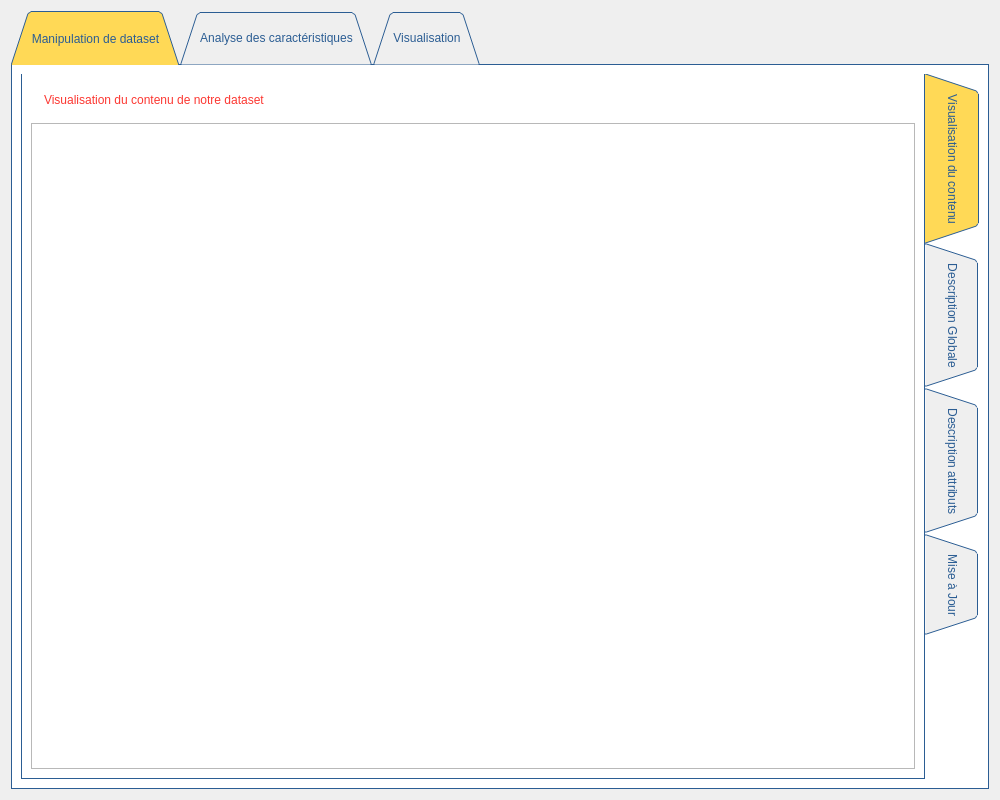
<?xml version="1.0" encoding="UTF-8"?>
<ui version="4.0">
 <class>Form</class>
 <widget class="QWidget" name="Form">
  <property name="windowModality">
   <enum>Qt::NonModal</enum>
  </property>
  <property name="geometry">
   <rect>
    <x>0</x>
    <y>0</y>
    <width>1000</width>
    <height>800</height>
   </rect>
  </property>
  <property name="windowTitle">
   <string>Data Mining Project Part 1</string>
  </property>
  <property name="styleSheet">
   <string notr="true"/>
  </property>
  <layout class="QGridLayout" name="gridLayout_3">
   <item row="0" column="0">
    <layout class="QGridLayout" name="gridLayout_2">
     <item row="0" column="0">
      <widget class="QTabWidget" name="tabWidget">
       <property name="styleSheet">
        <string notr="true">QTabWidget::pane {
  border: 1px solid rgb(43, 93, 147);
  top:-1px; 
  background: white;
} 

QTabBar::tab {
  background: rgb(255, 217, 86); 
  decoration:none;
  border: 5px dashed rgb(255, 217, 86); 
  padding: 15px;
  color:rgb(43, 93, 147);
} 

QTabBar::tab:selected { 
  background: rgb(255, 217, 86); 
  margin-bottom: -1px; 
}
QLabel{
	color:rgb(252, 55, 49);
font: 87 28pt &quot;Aileron Heavy&quot;;
padding:10px;
}

</string>
       </property>
       <property name="tabShape">
        <enum>QTabWidget::Triangular</enum>
       </property>
       <property name="currentIndex">
        <number>0</number>
       </property>
       <property name="documentMode">
        <bool>false</bool>
       </property>
       <property name="tabsClosable">
        <bool>false</bool>
       </property>
       <property name="movable">
        <bool>true</bool>
       </property>
       <property name="tabBarAutoHide">
        <bool>false</bool>
       </property>
       <widget class="QWidget" name="tab">
        <attribute name="title">
         <string>Manipulation de dataset</string>
        </attribute>
        <layout class="QHBoxLayout" name="horizontalLayout_2">
         <item>
          <layout class="QHBoxLayout" name="horizontalLayout">
           <item>
            <widget class="QTabWidget" name="tabWidget_2">
             <property name="styleSheet">
              <string notr="true">pane {
  border: 1px solid rgb(43, 93, 147);
  top:-1px; 
  background: white;
} 

tab {
  background: black; 
  decoration:none;
  border: 5px dashed black; 
  padding: 15px;
  color:rgb(43, 93, 147);
} 

tab:selected { 
  background: rgb(170, 170, 255); 
  margin-bottom: -1px; 
}</string>
             </property>
             <property name="tabPosition">
              <enum>QTabWidget::East</enum>
             </property>
             <property name="tabShape">
              <enum>QTabWidget::Triangular</enum>
             </property>
             <property name="currentIndex">
              <number>0</number>
             </property>
             <property name="elideMode">
              <enum>Qt::ElideLeft</enum>
             </property>
             <property name="movable">
              <bool>true</bool>
             </property>
             <property name="tabBarAutoHide">
              <bool>true</bool>
             </property>
             <widget class="QWidget" name="tab_5">
              <attribute name="title">
               <string>Visualisation du contenu</string>
              </attribute>
              <layout class="QVBoxLayout" name="verticalLayout_2">
               <item>
                <widget class="QLabel" name="label">
                 <property name="styleSheet">
                  <string notr="true"/>
                 </property>
                 <property name="text">
                  <string>Visualisation du contenu de notre dataset</string>
                 </property>
                </widget>
               </item>
               <item>
                <layout class="QVBoxLayout" name="verticalLayout">
                 <item>
                  <widget class="QTableView" name="tableView"/>
                 </item>
                </layout>
               </item>
              </layout>
             </widget>
             <widget class="QWidget" name="tab_7">
              <attribute name="title">
               <string>Description Globale</string>
              </attribute>
              <layout class="QVBoxLayout" name="verticalLayout_4">
               <item>
                <layout class="QVBoxLayout" name="verticalLayout_3">
                 <item>
                  <widget class="QLabel" name="label_2">
                   <property name="text">
                    <string>Description globale de notre dataset</string>
                   </property>
                  </widget>
                 </item>
                 <item>
                  <widget class="QTableView" name="tableView_2"/>
                 </item>
                </layout>
               </item>
              </layout>
             </widget>
             <widget class="QWidget" name="tab_8">
              <attribute name="title">
               <string>Description attributs</string>
              </attribute>
              <layout class="QVBoxLayout" name="verticalLayout_6">
               <item>
                <layout class="QVBoxLayout" name="verticalLayout_5">
                 <item>
                  <widget class="QLabel" name="label_3">
                   <property name="text">
                    <string>Description des attributs</string>
                   </property>
                  </widget>
                 </item>
                 <item>
                  <layout class="QFormLayout" name="formLayout">
                   <property name="rowWrapPolicy">
                    <enum>QFormLayout::DontWrapRows</enum>
                   </property>
                   <property name="formAlignment">
                    <set>Qt::AlignCenter</set>
                   </property>
                   <item row="1" column="0">
                    <widget class="QTableView" name="tableView_3">
                     <property name="minimumSize">
                      <size>
                       <width>500</width>
                       <height>200</height>
                      </size>
                     </property>
                    </widget>
                   </item>
                   <item row="1" column="1">
                    <widget class="QComboBox" name="comboBox">
                     <property name="maximumSize">
                      <size>
                       <width>300</width>
                       <height>16777215</height>
                      </size>
                     </property>
                    </widget>
                   </item>
                   <item row="0" column="1">
                    <widget class="QLabel" name="label_5">
                     <property name="maximumSize">
                      <size>
                       <width>350</width>
                       <height>200</height>
                      </size>
                     </property>
                     <property name="styleSheet">
                      <string notr="true">border-image: url(:/images/resources/growth-chart (1).png);</string>
                     </property>
                     <property name="text">
                      <string/>
                     </property>
                    </widget>
                   </item>
                   <item row="2" column="0">
                    <widget class="QLabel" name="label_21">
                     <property name="minimumSize">
                      <size>
                       <width>150</width>
                       <height>0</height>
                      </size>
                     </property>
                     <property name="styleSheet">
                      <string notr="true">border-image: url(:/images/resources/growth-graph.png);</string>
                     </property>
                     <property name="text">
                      <string/>
                     </property>
                    </widget>
                   </item>
                   <item row="2" column="1">
                    <widget class="QLabel" name="label_22">
                     <property name="maximumSize">
                      <size>
                       <width>150</width>
                       <height>16777215</height>
                      </size>
                     </property>
                     <property name="styleSheet">
                      <string notr="true">border-image: url(:/images/resources/money-growth.png);</string>
                     </property>
                     <property name="text">
                      <string/>
                     </property>
                    </widget>
                   </item>
                  </layout>
                 </item>
                </layout>
               </item>
              </layout>
             </widget>
             <widget class="QWidget" name="tab_9">
              <attribute name="title">
               <string>Mise à Jour</string>
              </attribute>
              <layout class="QVBoxLayout" name="verticalLayout_8">
               <item>
                <layout class="QVBoxLayout" name="verticalLayout_7">
                 <item>
                  <widget class="QLabel" name="label_4">
                   <property name="text">
                    <string>Mise à jour des attributs</string>
                   </property>
                  </widget>
                 </item>
                 <item>
                  <layout class="QHBoxLayout" name="horizontalLayout_5">
                   <item>
                    <widget class="QLabel" name="label_6">
                     <property name="maximumSize">
                      <size>
                       <width>300</width>
                       <height>50</height>
                      </size>
                     </property>
                     <property name="styleSheet">
                      <string notr="true">color:rgb(252, 55, 49);
font: 87 15pt &quot;Aileron Heavy&quot;;
padding:10px;</string>
                     </property>
                     <property name="text">
                      <string>Chercher</string>
                     </property>
                    </widget>
                   </item>
                   <item>
                    <widget class="QTextEdit" name="textEdit">
                     <property name="maximumSize">
                      <size>
                       <width>500</width>
                       <height>50</height>
                      </size>
                     </property>
                     <property name="styleSheet">
                      <string notr="true">color:rgb(43, 93, 147);
font: 20pt &quot;Roboto&quot;;
</string>
                     </property>
                    </widget>
                   </item>
                   <item>
                    <widget class="QComboBox" name="comboBox_2">
                     <property name="maximumSize">
                      <size>
                       <width>200</width>
                       <height>16777215</height>
                      </size>
                     </property>
                    </widget>
                   </item>
                  </layout>
                 </item>
                 <item>
                  <widget class="QTableView" name="tableView_4">
                   <property name="minimumSize">
                    <size>
                     <width>0</width>
                     <height>500</height>
                    </size>
                   </property>
                   <property name="styleSheet">
                    <string notr="true"/>
                   </property>
                  </widget>
                 </item>
                 <item>
                  <widget class="QPushButton" name="pushButton">
                   <property name="styleSheet">
                    <string notr="true">color:rgb(252, 55, 49);
font: 87 15pt &quot;Aileron Heavy&quot;;
padding:10px;
border: 2px solid rgb(252, 55, 49);
border-radius:20px;</string>
                   </property>
                   <property name="text">
                    <string>Modifier</string>
                   </property>
                  </widget>
                 </item>
                </layout>
               </item>
              </layout>
             </widget>
            </widget>
           </item>
          </layout>
         </item>
        </layout>
       </widget>
       <widget class="QWidget" name="tab_2">
        <attribute name="title">
         <string>Analyse des caractéristiques</string>
        </attribute>
        <layout class="QHBoxLayout" name="horizontalLayout_4">
         <item>
          <layout class="QHBoxLayout" name="horizontalLayout_3">
           <item>
            <widget class="QTabWidget" name="tabWidget_3">
             <property name="tabPosition">
              <enum>QTabWidget::East</enum>
             </property>
             <property name="tabShape">
              <enum>QTabWidget::Triangular</enum>
             </property>
             <property name="currentIndex">
              <number>3</number>
             </property>
             <widget class="QWidget" name="tab_6">
              <attribute name="title">
               <string>Tendances centrales et symétries</string>
              </attribute>
              <layout class="QVBoxLayout" name="verticalLayout_10">
               <item>
                <layout class="QVBoxLayout" name="verticalLayout_9">
                 <item>
                  <widget class="QLabel" name="label_7">
                   <property name="text">
                    <string>Mesures de tendances centrales et asymétrie</string>
                   </property>
                  </widget>
                 </item>
                 <item>
                  <layout class="QHBoxLayout" name="horizontalLayout_6">
                   <item>
                    <widget class="QLabel" name="label_8">
                     <property name="maximumSize">
                      <size>
                       <width>300</width>
                       <height>50</height>
                      </size>
                     </property>
                     <property name="styleSheet">
                      <string notr="true">color:rgb(252, 55, 49);
font: 87 15pt &quot;Aileron Heavy&quot;;
padding:10px;</string>
                     </property>
                     <property name="text">
                      <string>Chercher attribut</string>
                     </property>
                    </widget>
                   </item>
                   <item>
                    <widget class="QComboBox" name="comboBox_3">
                     <property name="maximumSize">
                      <size>
                       <width>300</width>
                       <height>30</height>
                      </size>
                     </property>
                    </widget>
                   </item>
                   <item>
                    <widget class="QLabel" name="label_9">
                     <property name="maximumSize">
                      <size>
                       <width>90</width>
                       <height>50</height>
                      </size>
                     </property>
                     <property name="styleSheet">
                      <string notr="true">border-image: url(:/images/resources/circle-chart.png);</string>
                     </property>
                     <property name="text">
                      <string/>
                     </property>
                    </widget>
                   </item>
                  </layout>
                 </item>
                </layout>
               </item>
               <item>
                <widget class="QTableView" name="tableView_5">
                 <property name="minimumSize">
                  <size>
                   <width>0</width>
                   <height>500</height>
                  </size>
                 </property>
                </widget>
               </item>
              </layout>
             </widget>
             <widget class="QWidget" name="tab_11">
              <attribute name="title">
               <string>Dispersion et Outliers</string>
              </attribute>
              <layout class="QVBoxLayout" name="verticalLayout_12">
               <item>
                <layout class="QVBoxLayout" name="verticalLayout_11">
                 <item>
                  <widget class="QLabel" name="label_10">
                   <property name="text">
                    <string>Mesures de dispersion et données abberantes</string>
                   </property>
                  </widget>
                 </item>
                 <item>
                  <layout class="QHBoxLayout" name="horizontalLayout_7">
                   <item>
                    <widget class="QLabel" name="label_11">
                     <property name="maximumSize">
                      <size>
                       <width>16777215</width>
                       <height>50</height>
                      </size>
                     </property>
                     <property name="styleSheet">
                      <string notr="true">color:rgb(252, 55, 49);
font: 87 15pt &quot;Aileron Heavy&quot;;
padding:10px;</string>
                     </property>
                     <property name="text">
                      <string>Chercher attribut</string>
                     </property>
                    </widget>
                   </item>
                   <item>
                    <widget class="QComboBox" name="comboBox_4">
                     <property name="maximumSize">
                      <size>
                       <width>300</width>
                       <height>30</height>
                      </size>
                     </property>
                    </widget>
                   </item>
                   <item>
                    <widget class="QLabel" name="label_12">
                     <property name="maximumSize">
                      <size>
                       <width>150</width>
                       <height>50</height>
                      </size>
                     </property>
                     <property name="styleSheet">
                      <string notr="true">border-image: url(:/images/resources/network-chart.png);</string>
                     </property>
                     <property name="text">
                      <string/>
                     </property>
                    </widget>
                   </item>
                  </layout>
                 </item>
                </layout>
               </item>
               <item>
                <widget class="QTableView" name="tableView_6"/>
               </item>
              </layout>
             </widget>
             <widget class="QWidget" name="tab_12">
              <attribute name="title">
               <string>Boite à Moustaches</string>
              </attribute>
              <layout class="QVBoxLayout" name="verticalLayout_14">
               <item>
                <layout class="QVBoxLayout" name="verticalLayout_13">
                 <item>
                  <widget class="QLabel" name="label_13">
                   <property name="maximumSize">
                    <size>
                     <width>16777215</width>
                     <height>100</height>
                    </size>
                   </property>
                   <property name="text">
                    <string>Boite à moustaches et données abberantes</string>
                   </property>
                  </widget>
                 </item>
                 <item>
                  <layout class="QHBoxLayout" name="horizontalLayout_8">
                   <item>
                    <widget class="QLabel" name="label_14">
                     <property name="maximumSize">
                      <size>
                       <width>16777215</width>
                       <height>50</height>
                      </size>
                     </property>
                     <property name="styleSheet">
                      <string notr="true">color:rgb(252, 55, 49);
font: 87 15pt &quot;Aileron Heavy&quot;;
padding:10px;</string>
                     </property>
                     <property name="text">
                      <string>Choisir attribut</string>
                     </property>
                    </widget>
                   </item>
                   <item>
                    <widget class="QComboBox" name="comboBox_5">
                     <property name="minimumSize">
                      <size>
                       <width>200</width>
                       <height>30</height>
                      </size>
                     </property>
                     <property name="maximumSize">
                      <size>
                       <width>500</width>
                       <height>30</height>
                      </size>
                     </property>
                    </widget>
                   </item>
                  </layout>
                 </item>
                </layout>
               </item>
              </layout>
             </widget>
             <widget class="QWidget" name="tab_10">
              <attribute name="title">
               <string>Histogramme</string>
              </attribute>
              <layout class="QVBoxLayout" name="verticalLayout_16">
               <item>
                <layout class="QVBoxLayout" name="verticalLayout_15">
                 <item>
                  <widget class="QLabel" name="label_15">
                   <property name="maximumSize">
                    <size>
                     <width>16777215</width>
                     <height>100</height>
                    </size>
                   </property>
                   <property name="text">
                    <string>Histogramme et distribution de données</string>
                   </property>
                  </widget>
                 </item>
                 <item>
                  <layout class="QHBoxLayout" name="horizontalLayout_9">
                   <item>
                    <widget class="QLabel" name="label_16">
                     <property name="maximumSize">
                      <size>
                       <width>16777215</width>
                       <height>50</height>
                      </size>
                     </property>
                     <property name="styleSheet">
                      <string notr="true">color:rgb(252, 55, 49);
font: 87 15pt &quot;Aileron Heavy&quot;;
padding:10px;</string>
                     </property>
                     <property name="text">
                      <string>Choisir attribut</string>
                     </property>
                    </widget>
                   </item>
                   <item>
                    <widget class="QComboBox" name="comboBox_6">
                     <property name="minimumSize">
                      <size>
                       <width>200</width>
                       <height>30</height>
                      </size>
                     </property>
                     <property name="maximumSize">
                      <size>
                       <width>500</width>
                       <height>16777215</height>
                      </size>
                     </property>
                    </widget>
                   </item>
                  </layout>
                 </item>
                </layout>
               </item>
              </layout>
             </widget>
            </widget>
           </item>
          </layout>
         </item>
        </layout>
       </widget>
       <widget class="QWidget" name="tab_13">
        <attribute name="title">
         <string>Visualisation</string>
        </attribute>
        <layout class="QVBoxLayout" name="verticalLayout_18">
         <item>
          <layout class="QVBoxLayout" name="verticalLayout_17">
           <item>
            <widget class="QLabel" name="label_17">
             <property name="maximumSize">
              <size>
               <width>16777215</width>
               <height>100</height>
              </size>
             </property>
             <property name="text">
              <string>Diagrammes de dispersion des données et corrélations entre les attributs</string>
             </property>
            </widget>
           </item>
           <item>
            <layout class="QHBoxLayout" name="horizontalLayout_10">
             <item>
              <widget class="QLabel" name="label_18">
               <property name="maximumSize">
                <size>
                 <width>16777215</width>
                 <height>50</height>
                </size>
               </property>
               <property name="styleSheet">
                <string notr="true">color:rgb(252, 55, 49);
font: 87 15pt &quot;Aileron Heavy&quot;;
padding:10px;</string>
               </property>
               <property name="text">
                <string>Choisir les attributs</string>
               </property>
              </widget>
             </item>
             <item>
              <layout class="QVBoxLayout" name="verticalLayout_19">
               <item>
                <widget class="QLabel" name="label_19">
                 <property name="maximumSize">
                  <size>
                   <width>16777215</width>
                   <height>50</height>
                  </size>
                 </property>
                 <property name="styleSheet">
                  <string notr="true">color:rgb(252, 55, 49);
font: 87 15pt &quot;Aileron Heavy&quot;;
padding:10px;</string>
                 </property>
                 <property name="text">
                  <string>Axes X</string>
                 </property>
                </widget>
               </item>
               <item>
                <widget class="QComboBox" name="comboBox_7">
                 <property name="minimumSize">
                  <size>
                   <width>0</width>
                   <height>30</height>
                  </size>
                 </property>
                 <property name="maximumSize">
                  <size>
                   <width>300</width>
                   <height>16777215</height>
                  </size>
                 </property>
                </widget>
               </item>
              </layout>
             </item>
             <item>
              <layout class="QVBoxLayout" name="verticalLayout_20">
               <item>
                <layout class="QVBoxLayout" name="verticalLayout_21">
                 <item>
                  <widget class="QLabel" name="label_20">
                   <property name="maximumSize">
                    <size>
                     <width>16777215</width>
                     <height>50</height>
                    </size>
                   </property>
                   <property name="styleSheet">
                    <string notr="true">color:rgb(252, 55, 49);
font: 87 15pt &quot;Aileron Heavy&quot;;
padding:10px;</string>
                   </property>
                   <property name="text">
                    <string>Axes Y</string>
                   </property>
                  </widget>
                 </item>
                 <item>
                  <widget class="QComboBox" name="comboBox_8">
                   <property name="minimumSize">
                    <size>
                     <width>0</width>
                     <height>30</height>
                    </size>
                   </property>
                   <property name="maximumSize">
                    <size>
                     <width>300</width>
                     <height>16777215</height>
                    </size>
                   </property>
                  </widget>
                 </item>
                </layout>
               </item>
              </layout>
             </item>
            </layout>
           </item>
          </layout>
         </item>
        </layout>
       </widget>
      </widget>
     </item>
    </layout>
   </item>
  </layout>
 </widget>
 <resources>
  <include location="res.qrc"/>
 </resources>
 <connections/>
</ui>
